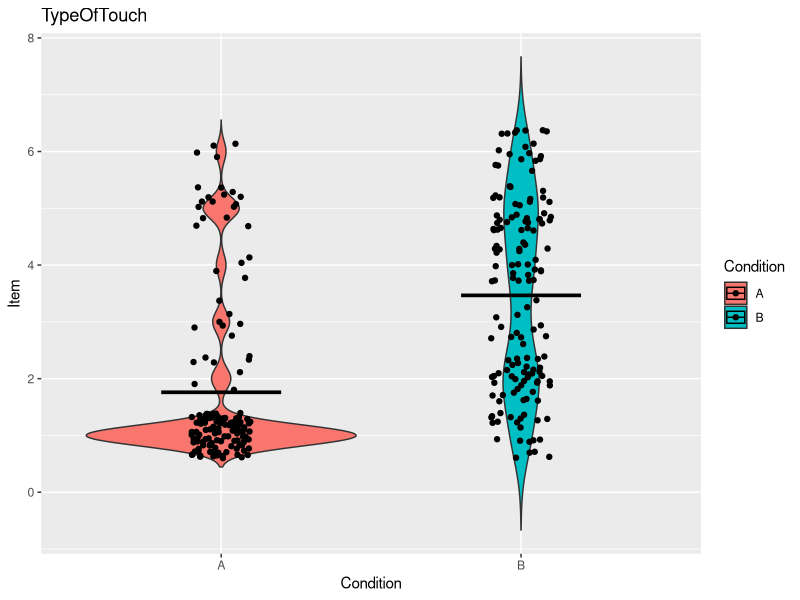
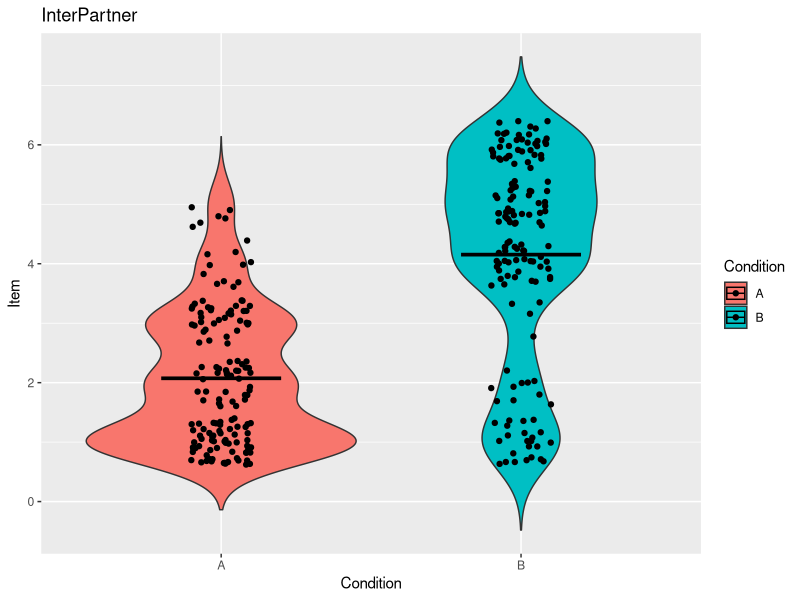
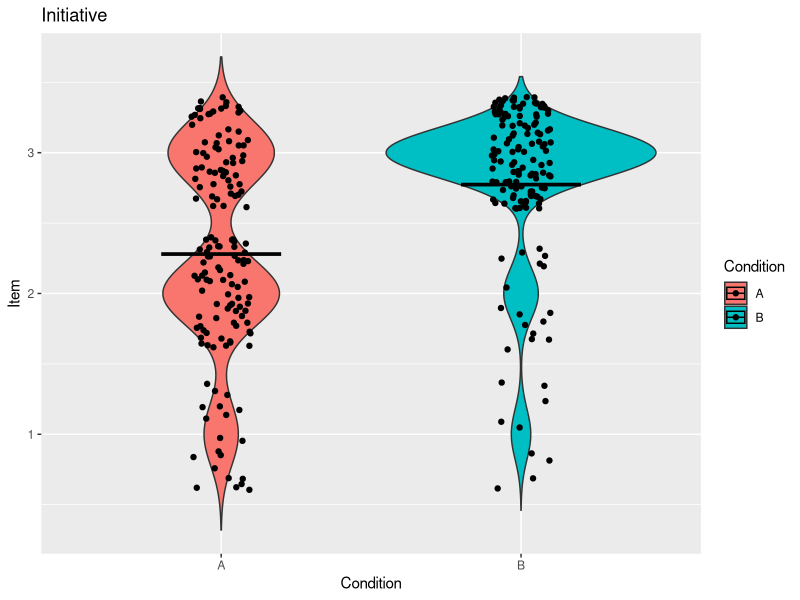
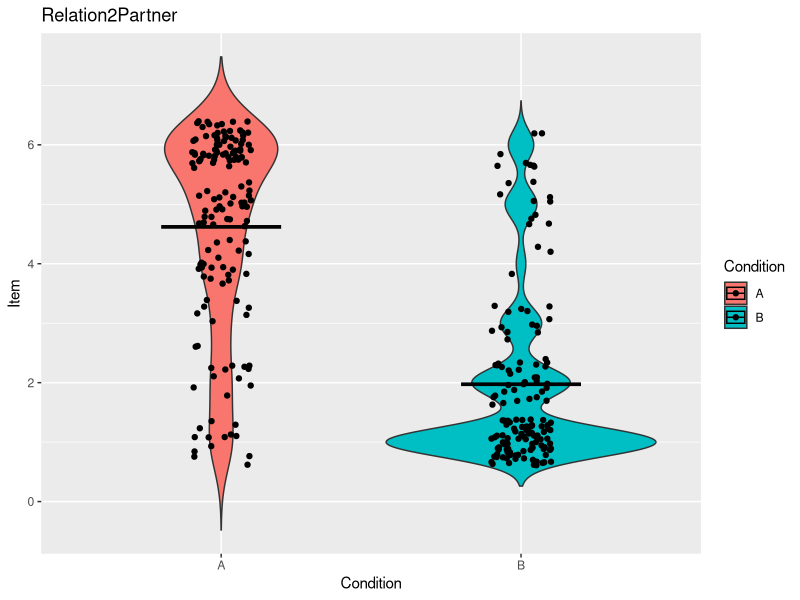
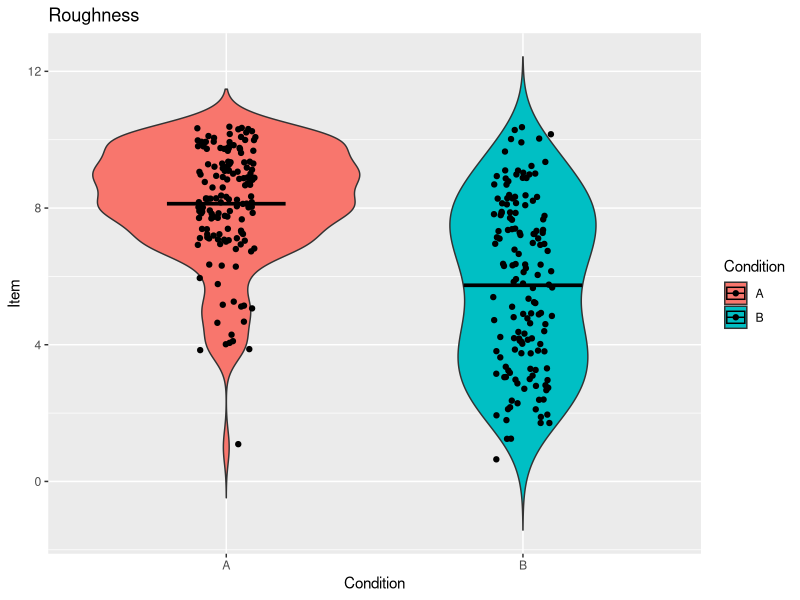
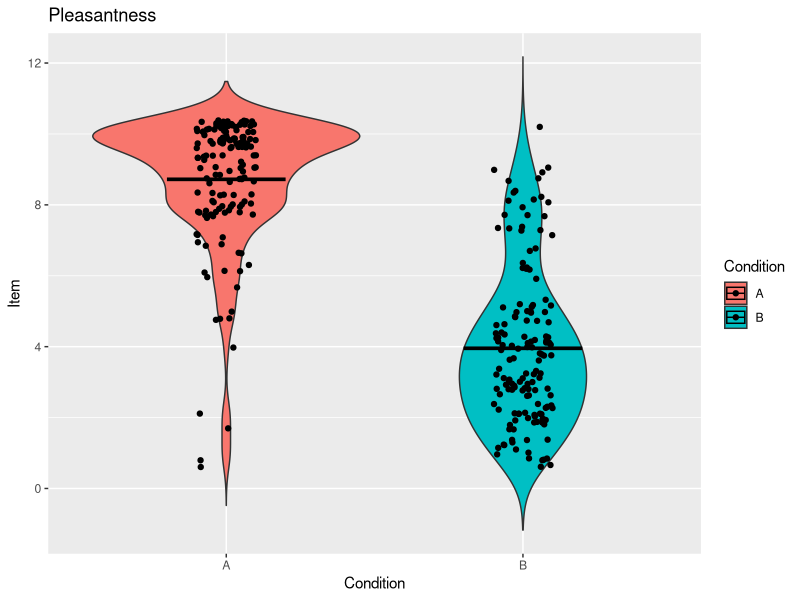
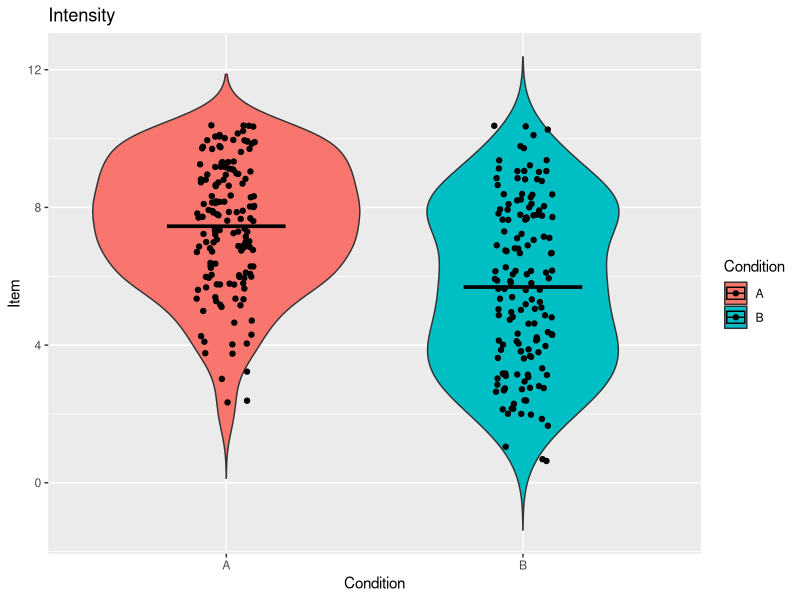
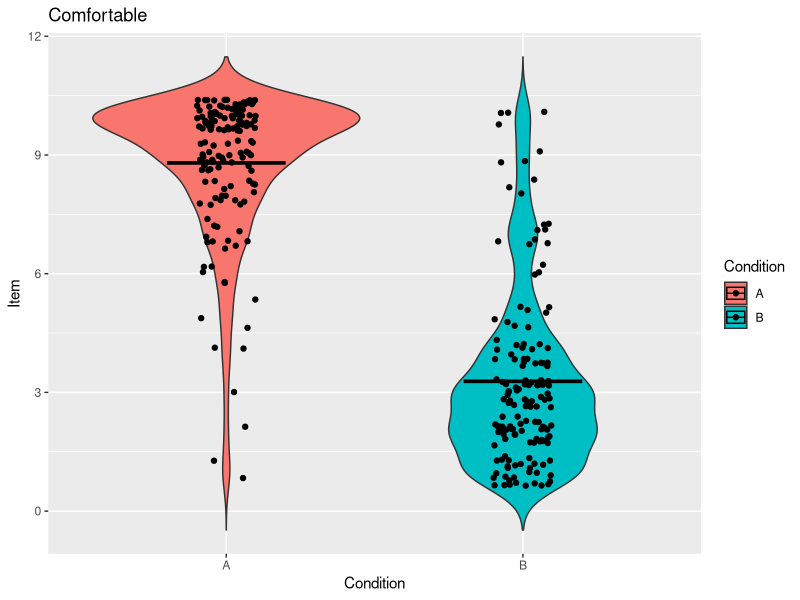

Recreate these plots in R, in order. (Note: this script raises an error after producing the figures.)
df <- read.csv("ConvertedTouchScores.csv")

library(lme4)
library(nlme)
library(ggplot2)
library(dplyr)
library(broom)
library(ggpubr)
attach(df)


# First, locate the outliers

ViolinIQR <- function(Item,Colnam){
  print(Colnam)
  print(ggplot(df, aes(x=Condition,y=Item,fill=Condition))+
          geom_violin(trim =FALSE)+
          stat_summary(fun = "mean", geom = "crossbar", width = 0.4, colour = "black")+
          geom_point(position = position_jitter(width = .1, height = .4))+
          ggtitle(Colnam))
  IQROutliers <- (boxplot.stats(Item)$out)
  BP <- boxplot.stats(Item)
  print(which(Item %in% BP$out))
  return (IQROutliers)
}


#Specify which columns are relevant
ColList <- c(2,4,6,9:16,18,20,22:70,74:86)
colnamnam <- c() 

for (i in 1:length(ColList)){
  u <- ColList[i]
  t <- names(df[u])
  colnamnam <- append(colnamnam,t)
}

#Loop through the columns by pressing "1" to move forward
Approv <- 1
for (i in 1:length(ColList)){
  ColumnVec <- df[,ColList[i]]
  ColumnName <- colnamnam[i]
  print(ViolinIQR(ColumnVec,ColumnName))
  Approv <- readline(prompt = "Press enter to see the next plot.")
  if (Approv != ""){
    break
  } 
}

#Loop through all the relevant columns to check for outliers

vector.is.empty <- function(x) return(length(x) ==0 )

for (i in 1:length(ColList)){ # goes from 1 to length of ColList
  print(IDX <- ColList[i]) # For each "i" the column number is assigned to "IDX"
  BP <- boxplot.stats(df[IDX])
  print(OutIDX <- which(df[IDX] %in% BP$out))
  if (vector.is.empty(OutIDX)==FALSE){
    for (u in 1:length(OutIDX)){
      IDX2 <- OutIDX[u]
      df[IDX2,IDX] <- NA
    }
  }
}


## mixed effect linear model ##

#Correlation between appropriate and expectation

ExpVec <- cat(df[11:150,20],df[161:300,20])

plot(Expectation ~ 1 + Appropriate)

cor(Expectation, Appropriate)


  

